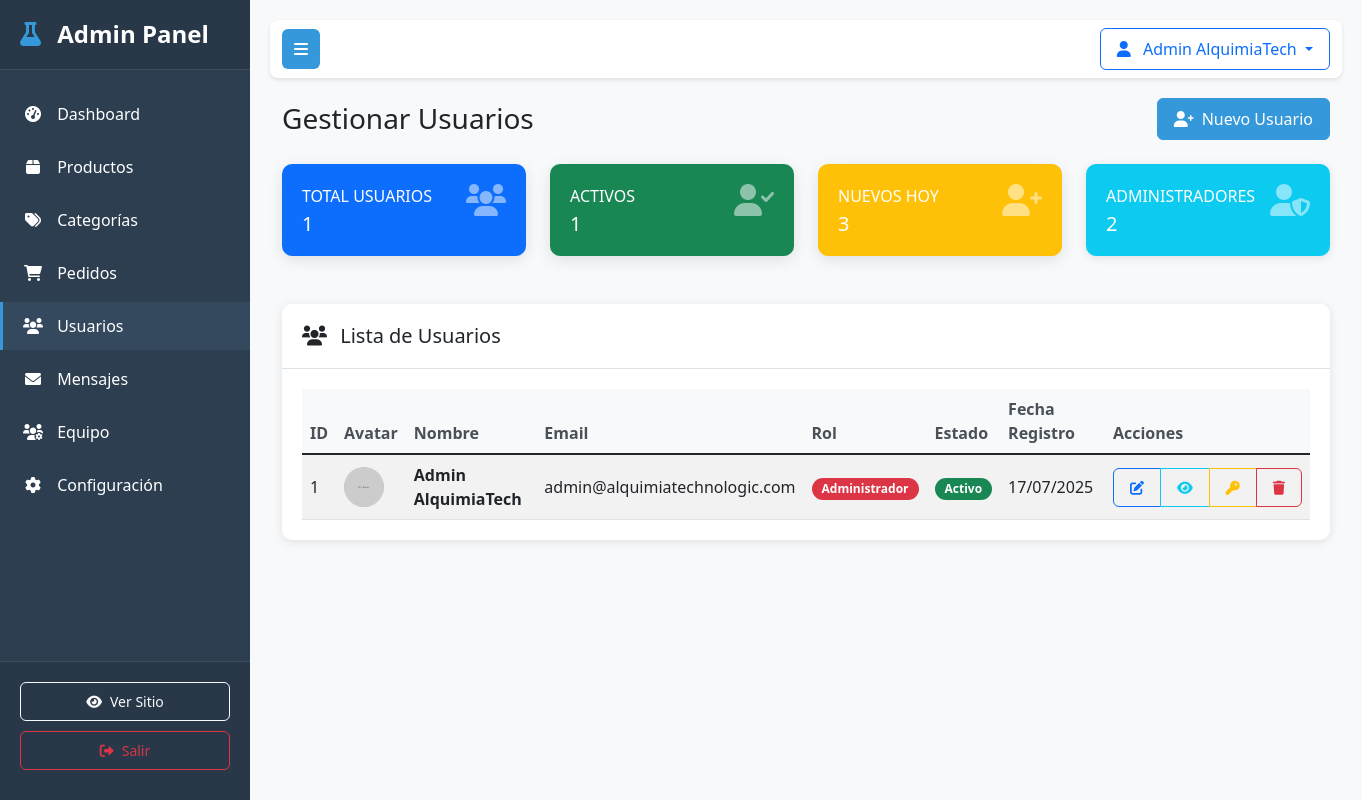
The page /admin/users.php (signed in) on the database its author committed.
### tables this page shows
CREATE TABLE `users` (
  `id` int(11) NOT NULL,
  `username` varchar(50) NOT NULL,
  `email` varchar(100) NOT NULL,
  `password` varchar(255) NOT NULL,
  `first_name` varchar(50) NOT NULL,
  `last_name` varchar(50) NOT NULL,
  `phone` varchar(20) DEFAULT NULL,
  `address` text DEFAULT NULL,
  `city` varchar(50) DEFAULT NULL,
  `country` varchar(50) DEFAULT NULL,
  `postal_code` varchar(20) DEFAULT NULL,
  `role` enum('admin','customer') DEFAULT 'customer',
  `status` enum('active','inactive') DEFAULT 'active',
  `created_at` timestamp NULL DEFAULT current_timestamp(),
  `updated_at` timestamp NULL DEFAULT current_timestamp() ON UPDATE current_timestamp()
);

### config/database.php (called while the page is built, shortened)
<?php
class Database {
    private $host;
    private $dbname;
    private $username;
    private $password;
    private $pdo;
    private $useSQLite = false;
    public function __construct() {
        $env = getenv('USE_SQLITE');
        $this->useSQLite = $env === '1' || strtolower($env) === 'true';
        if ($this->useSQLite) {
            $this->host = __DIR__ . '/../data/test.sqlite';
        } else {
            $this->host = defined('DB_HOST') ? DB_HOST : 'localhost';
            $this->dbname = defined('DB_NAME') ? DB_NAME : '';
            $this->username = defined('DB_USER') ? DB_USER : 'root';
            $this->password = defined('DB_PASS') ? DB_PASS : '';
        }
    }
    public function connect() {
        try {
            if ($this->useSQLite) {
                $this->pdo = new PDO('sqlite:' . $this->host);
                $this->pdo->setAttribute(PDO::ATTR_ERRMODE, PDO::ERRMODE_EXCEPTION);
                $this->pdo->setAttribute(PDO::ATTR_DEFAULT_FETCH_MODE, PDO::FETCH_ASSOC);
            } else {
                $this->pdo = new PDO(
                    "mysql:host={$this->host};dbname={$this->dbname};charset=utf8",
                    $this->username,
                    $this->password,
                    [
                        PDO::ATTR_ERRMODE => PDO::ERRMODE_EXCEPTION,
                        PDO::ATTR_DEFAULT_FETCH_MODE => PDO::FETCH_ASSOC,
                        PDO::ATTR_EMULATE_PREPARES => false
                    ]
                );
            }
            return $this->pdo;
        } catch(PDOException $e) {
            die("Error de conexión: " . $e->getMessage());
        }
    }
    public function getConnection() {
        return $this->pdo;
    }
}
?>

### classes/User.php (called while the page is built, shortened)
<?php
class User {
    private $db;
    public function __construct() {
        $database = new Database();
        $this->db = $database->getConnection();
    }
    public function getAllUsers() {
        try {
            $sql = "SELECT id, username, email, first_name, last_name, role, status, created_at FROM users ORDER BY created_at DESC";
            $stmt = $this->db->prepare($sql);
            $stmt->execute();
            return $stmt->fetchAll();
        } catch(PDOException $e) {
            return [];
        }
    }
}
?>

### admin/users.php (the view, shortened to what this page needs)
<?php
require_once __DIR__ . '/../classes/User.php';
$user = new User();
$users = $user->getAllUsers();
?>
<!DOCTYPE html>
<html lang="es">
<head>
    <link href="https://cdn.jsdelivr.net/npm/bootstrap@5.1.3/dist/css/bootstrap.min.css" rel="stylesheet">
    <link href="https://cdnjs.cloudflare.com/ajax/libs/font-awesome/6.0.0/css/all.min.css" rel="stylesheet">
    <link href="../assets/css/admin.css" rel="stylesheet">
</head>
<body>
    <div class="wrapper">
        <nav id="sidebar" class="sidebar">
            <div class="sidebar-header">
                <h3>
                    <i class="fas fa-flask"></i>
                    Admin Panel
                </h3>
            </div>
            <ul class="list-unstyled components">
                <li>
                    <a href="dashboard.php">
                        <i class="fas fa-tachometer-alt"></i>
                        Dashboard
                    </a>
                </li>
                <li>
                    <a href="products.php">
                        <i class="fas fa-box"></i>
                        Productos
                    </a>
                </li>
                <li>
                    <a href="categories.php">
                        <i class="fas fa-tags"></i>
                        Categorías
                    </a>
                </li>
                <li>
                    <a href="orders.php">
                        <i class="fas fa-shopping-cart"></i>
                        Pedidos
                    </a>
                </li>
                <li class="active">
                    <a href="users.php">
                        <i class="fas fa-users"></i>
                        Usuarios
                    </a>
                </li>
                <li>
                    <a href="messages.php">
                        <i class="fas fa-envelope"></i>
                        Mensajes
                    </a>
                </li>
                <li>
                    <a href="team.php">
                        <i class="fas fa-users-cog"></i>
                        Equipo
                    </a>
                </li>
                <li>
                    <a href="settings.php">
                        <i class="fas fa-cog"></i>
                        Configuración
                    </a>
                </li>
            </ul>
            <div class="sidebar-footer">
                <a href="../index.php" class="btn btn-outline-light btn-sm">
                    <i class="fas fa-eye me-2"></i>Ver Sitio
                </a>
                <a href="../auth/logout.php" class="btn btn-outline-danger btn-sm">
                    <i class="fas fa-sign-out-alt me-2"></i>Salir
                </a>
            </div>
        </nav>
        <div id="content">
            <nav class="navbar navbar-expand-lg navbar-light bg-light">
                <div class="container-fluid">
                    <button type="button" id="sidebarCollapse" class="btn btn-primary">
                        <i class="fas fa-bars"></i>
                    </button>
                    <div class="ms-auto">
                        <div class="dropdown">
                            <button class="btn btn-outline-primary dropdown-toggle" type="button" id="userDropdown" data-bs-toggle="dropdown">
                                <i class="fas fa-user me-2"></i>
                                <?php echo $_SESSION['user_name']; ?>
                            </button>
                        </div>
                    </div>
                </div>
            </nav>
            <div class="container-fluid">
                <div class="row">
                    <div class="col-12">
                        <div class="d-flex justify-content-between align-items-center mb-4">
                            <h1 class="h3 mb-0">Gestionar Usuarios</h1>
                            <button class="btn btn-primary" data-bs-toggle="modal" data-bs-target="#addUserModal">
                                <i class="fas fa-user-plus me-2"></i>Nuevo Usuario
                            </button>
                        </div>
                    </div>
                </div>
                <div class="row mb-4">
                    <div class="col-xl-3 col-md-6">
                        <div class="card bg-primary text-white mb-4">
                            <div class="card-body">
                                <div class="d-flex justify-content-between">
                                    <div>
                                        <div class="text-xs font-weight-bold text-uppercase mb-1">Total Usuarios</div>
                                        <div class="h5 mb-0"><?php echo count($users); ?></div>
                                    </div>
                                    <div class="col-auto">
                                        <i class="fas fa-users fa-2x text-white-50"></i>
                                    </div>
                                </div>
                            </div>
                        </div>
                    </div>
                    <div class="col-xl-3 col-md-6">
                        <div class="card bg-success text-white mb-4">
                            <div class="card-body">
                                <div class="d-flex justify-content-between">
                                    <div>
                                        <div class="text-xs font-weight-bold text-uppercase mb-1">Activos</div>
                                        <div class="h5 mb-0"><?php echo count($users); ?></div>
                                    </div>
                                    <div class="col-auto">
                                        <i class="fas fa-user-check fa-2x text-white-50"></i>
                                    </div>
                                </div>
                            </div>
                        </div>
                    </div>
                    <div class="col-xl-3 col-md-6">
                        <div class="card bg-warning text-white mb-4">
                            <div class="card-body">
                                <div class="d-flex justify-content-between">
                                    <div>
                                        <div class="text-xs font-weight-bold text-uppercase mb-1">Nuevos Hoy</div>
                                        <div class="h5 mb-0">3</div>
                                    </div>
                                    <div class="col-auto">
                                        <i class="fas fa-user-plus fa-2x text-white-50"></i>
                                    </div>
                                </div>
                            </div>
                        </div>
                    </div>
                    <div class="col-xl-3 col-md-6">
                        <div class="card bg-info text-white mb-4">
                            <div class="card-body">
                                <div class="d-flex justify-content-between">
                                    <div>
                                        <div class="text-xs font-weight-bold text-uppercase mb-1">Administradores</div>
                                        <div class="h5 mb-0">2</div>
                                    </div>
                                    <div class="col-auto">
                                        <i class="fas fa-user-shield fa-2x text-white-50"></i>
                                    </div>
                                </div>
                            </div>
                        </div>
                    </div>
                </div>
                <div class="card">
                    <div class="card-header">
                        <h5 class="mb-0">
                            <i class="fas fa-users me-2"></i>
                            Lista de Usuarios
                        </h5>
                    </div>
                    <div class="card-body">
                        <div class="table-responsive">
                            <table class="table table-striped table-hover">
                                <thead>
                                    <tr>
                                        <th>ID</th>
                                        <th>Avatar</th>
                                        <th>Nombre</th>
                                        <th>Email</th>
                                        <th>Rol</th>
                                        <th>Estado</th>
                                        <th>Fecha Registro</th>
                                        <th>Acciones</th>
                                    </tr>
                                </thead>
                                <tbody>
                                    <?php foreach ($users as $userData): ?>
                                        <tr>
                                            <td><?php echo $userData['id']; ?></td>
                                            <td>
                                                <img src="assets/images/placeholder.jpg"
                                                     alt="<?php echo htmlspecialchars($userData['first_name'] . ' ' . $userData['last_name']); ?>"
                                                     class="rounded-circle" style="width: 40px; height: 40px; object-fit: cover;">
                                            </td>
                                            <td>
                                                <strong><?php echo htmlspecialchars($userData['first_name'] . ' ' . $userData['last_name']); ?></strong>
                                            </td>
                                            <td><?php echo htmlspecialchars($userData['email']); ?></td>
                                            <td>
                                                <?php if ($userData['role'] == 'admin'): ?>
                                                    <span class="badge bg-danger">Administrador</span>
                                                <?php else: ?>
                                                    <span class="badge bg-primary">Usuario</span>
                                                <?php endif; ?>
                                            </td>
                                            <td>
                                                <span class="badge bg-success">Activo</span>
                                            </td>
                                            <td>
                                                <?php echo date('d/m/Y', strtotime($userData['created_at'])); ?>
                                            </td>
                                            <td>
                                                <div class="btn-group" role="group">
                                                    <button class="btn btn-outline-primary btn-sm" onclick="editUser(<?php echo $userData['id']; ?>)">
                                                        <i class="fas fa-edit"></i>
                                                    </button>
                                                    <button class="btn btn-outline-info btn-sm" onclick="viewUser(<?php echo $userData['id']; ?>)">
                                                        <i class="fas fa-eye"></i>
                                                    </button>
                                                    <button class="btn btn-outline-warning btn-sm" onclick="resetPassword(<?php echo $userData['id']; ?>)">
                                                        <i class="fas fa-key"></i>
                                                    </button>
                                                    <button class="btn btn-outline-danger btn-sm" onclick="deleteUser(<?php echo $userData['id']; ?>)">
                                                        <i class="fas fa-trash"></i>
                                                    </button>
                                                </div>
                                            </td>
                                        </tr>
                                    <?php endforeach; ?>
                                </tbody>
                            </table>
                        </div>
                    </div>
                </div>
            </div>
        </div>
    </div>
</body>
</html>

### rows shown on the page
users: id "1", first_name+last_name "Admin AlquimiaTech", email "admin@alquimiatechnologic.com", role "Administrador", created_at "17/07/2025"

### other values the page prints
$_SESSION['user_name'] "Admin AlquimiaTech"
count($users) "1"
